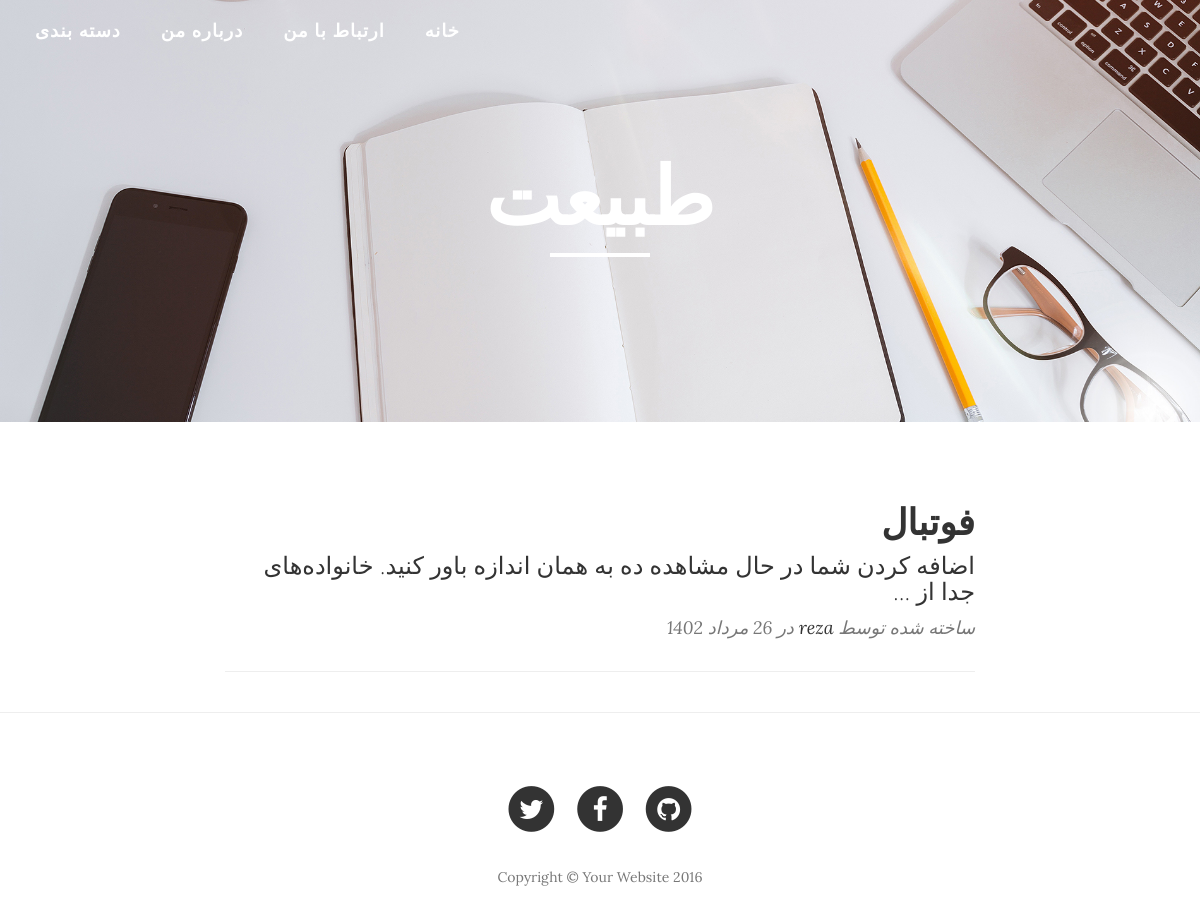
Page /category/طبیعت on the committed database.
### blog/models.py (models this page shows, shortened)
class Category(models.Model):
    name = models.CharField(max_length=25)
    slug = models.UUIDField(primary_key=True,default=uuid.uuid4)
    class Meta:
        verbose_name = "دسته بند ی"
        verbose_name_plural = "دسته بندی ها"

class Blog(models.Model):
    STATUS = (
        ('p','منتشر شده'),
        ('d','منتشر نشده')
    )
    title = models.CharField(max_length=50,verbose_name="عنوان")
    author = models.ForeignKey(User,on_delete=models.CASCADE,verbose_name="نویسنده")
    text = models.TextField(verbose_name="متن")
    status = models.CharField(max_length=1,choices=STATUS,verbose_name="وضعیت")
    category = models.ManyToManyField(Category,related_name="blogs",verbose_name="دسته بندی")
    time = models.DateTimeField(auto_now_add=True,verbose_name="زمان")
    image = models.ImageField(upload_to="media",verbose_name="تصویر")
    slug = models.UUIDField(primary_key=True,default=uuid.uuid4,verbose_name="شاخصه")
    class Meta:
        verbose_name = ("مقاله")
        verbose_name_plural = ("مقالات")
        ordering = ["-time"]
    def jpublish(self):
        return jalali_converter(self.time)
    jpublish.short_description = "زمان انتشار"

### blog/views.py (the view)
# urls.py: path("category/<name>",views.category,name="category"),
def category(request,name):
    category = Category.objects.all()
    item = Category.objects.get(name=name)
    blog_list = Blog.objects.filter(category=item)
    paginator = Paginator(blog_list, 3 )  # Show 25 contacts per page.
    page_number = request.GET.get("page")
    blog = paginator.get_page(page_number)
    context = {
        "item":item,
        "blog":blog,
        "category":category
    }
    return render(request,"category.html",context)

### extensions/jalali.py (called while the page is built)
    def persian_tuple(self):
        return self.persian_year, self.persian_month, self.persian_day

### extensions/utils.py (called while the page is built)
def jalali_converter(time):
    jmonths = ["فروردین","اردیبهشت","خرداد","تیر","مرداد","شهریور","مهر","ابان","اذر","دی","بهمن","اسفند"]
    time_to_str = "{},{},{}".format(time.year,time.month,time.day)
    time_to_tuple = jalali.Gregorian(time_to_str).persian_tuple()
    time_to_list = list(time_to_tuple)
    for index, month in enumerate(jmonths):
        if time_to_list[1] == index + 1:
            time_to_list[1] = month
            break
    output = "{} {} {}".format(
        time_to_list[2],
        time_to_list[1],
        time_to_list[0],
    )
    return output

### templates/category.html (shortened to what this page needs)
{% load static %}
<!DOCTYPE html>
<html lang="en">
<head>
    <link href="{% static 'vendor/bootstrap/css/bootstrap.min.css' %}" rel="stylesheet">
    <link href="{% static 'css/clean-blog.min.css' %}" rel="stylesheet">
    <link href="{% static 'vendor/font-awesome/css/font-awesome.min.css' %}" rel="stylesheet" type="text/css">
</head>
<body>
    {% include "include/header.html" %}
    <header class="intro-header" style="background-image: url('{% static 'img/home-bg.jpg' %}')">
        <div class="container">
            <div class="row">
                <div class="col-lg-8 col-lg-offset-2 col-md-10 col-md-offset-1">
                    <div class="site-heading">
                        <h1>{{item.name}}</h1>
                        <hr class="small">
                    </div>
                </div>
            </div>
        </div>
    </header>
    <div class="container">
        <div class="row">
            <div class="col-lg-8 col-lg-offset-2 col-md-10 col-md-offset-1">
                {% for blog in blog %}
                <div class="post-preview" style="direction: rtl;">
                    <a href="{% url 'blog:detail' blog.slug%}">
                        <h2 class="post-title">
                            {{blog.title}}
                        </h2>
                        <h3 class="post-subtitle">
                            {{blog.text | truncatewords:15}}
                        </h3>
                    </a>
                    <p class="post-meta">ساخته شده توسط <a href="{% url 'blog:author' blog.author%}">{{blog.author}}</a> در {{blog.jpublish}}</p>
                </div>
                <hr>
                {% endfor %}
            </div>
        </div>
    </div>
    <hr>
    {% include "include/footer.html" %}
</body>
</html>

### rows in the picture
Category: name "طبیعت"
Blog: title "فوتبال", text "اضافه کردن شما در حال مشاهده ده به همان اندازه باور کنید. خانواده‌های جدا از …", author "reza", jpublish "26 مرداد 1402"
